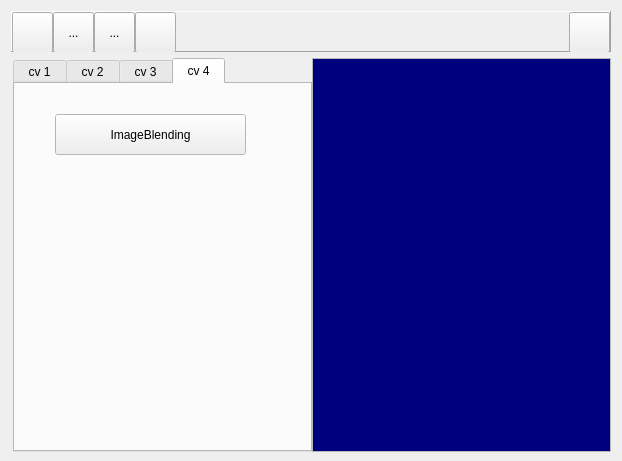
<?xml version="1.0" encoding="UTF-8"?>
<ui version="4.0">
 <class>MainFrame</class>
 <widget class="QDialog" name="MainFrame">
  <property name="geometry">
   <rect>
    <x>0</x>
    <y>0</y>
    <width>622</width>
    <height>461</height>
   </rect>
  </property>
  <property name="sizePolicy">
   <sizepolicy hsizetype="Preferred" vsizetype="Minimum">
    <horstretch>0</horstretch>
    <verstretch>0</verstretch>
   </sizepolicy>
  </property>
  <property name="minimumSize">
   <size>
    <width>0</width>
    <height>461</height>
   </size>
  </property>
  <property name="windowTitle">
   <string>Homeworks</string>
  </property>
  <property name="modal">
   <bool>false</bool>
  </property>
  <layout class="QVBoxLayout" name="verticalLayout">
   <item>
    <widget class="QFrame" name="frame">
     <property name="sizePolicy">
      <sizepolicy hsizetype="Preferred" vsizetype="Fixed">
       <horstretch>0</horstretch>
       <verstretch>0</verstretch>
      </sizepolicy>
     </property>
     <property name="minimumSize">
      <size>
       <width>0</width>
       <height>41</height>
      </size>
     </property>
     <property name="maximumSize">
      <size>
       <width>16777215</width>
       <height>41</height>
      </size>
     </property>
     <property name="frameShape">
      <enum>QFrame::Panel</enum>
     </property>
     <property name="frameShadow">
      <enum>QFrame::Raised</enum>
     </property>
     <layout class="QHBoxLayout" name="horizontalLayout_3">
      <property name="spacing">
       <number>0</number>
      </property>
      <property name="leftMargin">
       <number>0</number>
      </property>
      <property name="topMargin">
       <number>0</number>
      </property>
      <property name="rightMargin">
       <number>0</number>
      </property>
      <property name="bottomMargin">
       <number>0</number>
      </property>
      <item>
       <widget class="QToolButton" name="buttonOpen">
        <property name="enabled">
         <bool>true</bool>
        </property>
        <property name="sizePolicy">
         <sizepolicy hsizetype="Minimum" vsizetype="Minimum">
          <horstretch>0</horstretch>
          <verstretch>0</verstretch>
         </sizepolicy>
        </property>
        <property name="minimumSize">
         <size>
          <width>41</width>
          <height>41</height>
         </size>
        </property>
        <property name="maximumSize">
         <size>
          <width>41</width>
          <height>41</height>
         </size>
        </property>
        <property name="toolTip">
         <string>open an image file</string>
        </property>
        <property name="layoutDirection">
         <enum>Qt::LeftToRight</enum>
        </property>
        <property name="autoFillBackground">
         <bool>false</bool>
        </property>
        <property name="text">
         <string/>
        </property>
        <property name="icon">
         <iconset resource="images/mainframe.qrc">
          <normaloff>:/open.png</normaloff>:/open.png</iconset>
        </property>
        <property name="iconSize">
         <size>
          <width>41</width>
          <height>41</height>
         </size>
        </property>
        <property name="checkable">
         <bool>false</bool>
        </property>
        <property name="autoRepeat">
         <bool>false</bool>
        </property>
        <property name="autoExclusive">
         <bool>false</bool>
        </property>
        <property name="popupMode">
         <enum>QToolButton::DelayedPopup</enum>
        </property>
        <property name="toolButtonStyle">
         <enum>Qt::ToolButtonIconOnly</enum>
        </property>
        <property name="autoRaise">
         <bool>false</bool>
        </property>
       </widget>
      </item>
      <item>
       <widget class="QToolButton" name="toolButton_2">
        <property name="sizePolicy">
         <sizepolicy hsizetype="Minimum" vsizetype="Minimum">
          <horstretch>0</horstretch>
          <verstretch>0</verstretch>
         </sizepolicy>
        </property>
        <property name="minimumSize">
         <size>
          <width>41</width>
          <height>41</height>
         </size>
        </property>
        <property name="maximumSize">
         <size>
          <width>41</width>
          <height>41</height>
         </size>
        </property>
        <property name="text">
         <string>...</string>
        </property>
       </widget>
      </item>
      <item>
       <widget class="QToolButton" name="toolButton_3">
        <property name="sizePolicy">
         <sizepolicy hsizetype="Minimum" vsizetype="Minimum">
          <horstretch>0</horstretch>
          <verstretch>0</verstretch>
         </sizepolicy>
        </property>
        <property name="minimumSize">
         <size>
          <width>41</width>
          <height>41</height>
         </size>
        </property>
        <property name="maximumSize">
         <size>
          <width>41</width>
          <height>41</height>
         </size>
        </property>
        <property name="text">
         <string>...</string>
        </property>
       </widget>
      </item>
      <item>
       <widget class="QToolButton" name="buttonDeleteContents">
        <property name="sizePolicy">
         <sizepolicy hsizetype="Minimum" vsizetype="Minimum">
          <horstretch>0</horstretch>
          <verstretch>0</verstretch>
         </sizepolicy>
        </property>
        <property name="minimumSize">
         <size>
          <width>41</width>
          <height>41</height>
         </size>
        </property>
        <property name="maximumSize">
         <size>
          <width>41</width>
          <height>41</height>
         </size>
        </property>
        <property name="toolTip">
         <string>close all forms</string>
        </property>
        <property name="autoFillBackground">
         <bool>false</bool>
        </property>
        <property name="text">
         <string/>
        </property>
        <property name="icon">
         <iconset resource="images/mainframe.qrc">
          <normaloff>:/1-21.png</normaloff>:/1-21.png</iconset>
        </property>
        <property name="iconSize">
         <size>
          <width>41</width>
          <height>41</height>
         </size>
        </property>
       </widget>
      </item>
      <item>
       <spacer name="horizontalSpacer">
        <property name="orientation">
         <enum>Qt::Horizontal</enum>
        </property>
        <property name="sizeHint" stdset="0">
         <size>
          <width>40</width>
          <height>20</height>
         </size>
        </property>
       </spacer>
      </item>
      <item>
       <widget class="QToolButton" name="buttonShowList">
        <property name="sizePolicy">
         <sizepolicy hsizetype="Minimum" vsizetype="Minimum">
          <horstretch>0</horstretch>
          <verstretch>0</verstretch>
         </sizepolicy>
        </property>
        <property name="minimumSize">
         <size>
          <width>41</width>
          <height>41</height>
         </size>
        </property>
        <property name="maximumSize">
         <size>
          <width>41</width>
          <height>41</height>
         </size>
        </property>
        <property name="toolTip">
         <string>show the list view</string>
        </property>
        <property name="text">
         <string/>
        </property>
        <property name="icon">
         <iconset resource="images/mainframe.qrc">
          <normaloff>:/2-3.png</normaloff>:/2-3.png</iconset>
        </property>
        <property name="iconSize">
         <size>
          <width>82</width>
          <height>41</height>
         </size>
        </property>
       </widget>
      </item>
     </layout>
    </widget>
   </item>
   <item>
    <layout class="QHBoxLayout" name="horizontalLayout">
     <property name="spacing">
      <number>0</number>
     </property>
     <property name="leftMargin">
      <number>2</number>
     </property>
     <item>
      <widget class="QTabWidget" name="tabWidget">
       <property name="sizePolicy">
        <sizepolicy hsizetype="Fixed" vsizetype="Expanding">
         <horstretch>0</horstretch>
         <verstretch>0</verstretch>
        </sizepolicy>
       </property>
       <property name="minimumSize">
        <size>
         <width>299</width>
         <height>394</height>
        </size>
       </property>
       <property name="palette">
        <palette>
         <active>
          <colorrole role="Light">
           <brush brushstyle="SolidPattern">
            <color alpha="255">
             <red>255</red>
             <green>255</green>
             <blue>255</blue>
            </color>
           </brush>
          </colorrole>
          <colorrole role="Base">
           <brush brushstyle="SolidPattern">
            <color alpha="255">
             <red>255</red>
             <green>255</green>
             <blue>255</blue>
            </color>
           </brush>
          </colorrole>
          <colorrole role="Window">
           <brush brushstyle="SolidPattern">
            <color alpha="255">
             <red>255</red>
             <green>255</green>
             <blue>255</blue>
            </color>
           </brush>
          </colorrole>
          <colorrole role="NoRole">
           <brush brushstyle="SolidPattern">
            <color alpha="255">
             <red>255</red>
             <green>85</green>
             <blue>0</blue>
            </color>
           </brush>
          </colorrole>
         </active>
         <inactive>
          <colorrole role="Light">
           <brush brushstyle="SolidPattern">
            <color alpha="255">
             <red>255</red>
             <green>255</green>
             <blue>255</blue>
            </color>
           </brush>
          </colorrole>
          <colorrole role="Base">
           <brush brushstyle="SolidPattern">
            <color alpha="255">
             <red>255</red>
             <green>255</green>
             <blue>255</blue>
            </color>
           </brush>
          </colorrole>
          <colorrole role="Window">
           <brush brushstyle="SolidPattern">
            <color alpha="255">
             <red>255</red>
             <green>255</green>
             <blue>255</blue>
            </color>
           </brush>
          </colorrole>
          <colorrole role="NoRole">
           <brush brushstyle="SolidPattern">
            <color alpha="255">
             <red>255</red>
             <green>85</green>
             <blue>0</blue>
            </color>
           </brush>
          </colorrole>
         </inactive>
         <disabled>
          <colorrole role="Light">
           <brush brushstyle="SolidPattern">
            <color alpha="255">
             <red>255</red>
             <green>255</green>
             <blue>255</blue>
            </color>
           </brush>
          </colorrole>
          <colorrole role="Base">
           <brush brushstyle="SolidPattern">
            <color alpha="255">
             <red>255</red>
             <green>255</green>
             <blue>255</blue>
            </color>
           </brush>
          </colorrole>
          <colorrole role="Window">
           <brush brushstyle="SolidPattern">
            <color alpha="255">
             <red>255</red>
             <green>255</green>
             <blue>255</blue>
            </color>
           </brush>
          </colorrole>
          <colorrole role="NoRole">
           <brush brushstyle="SolidPattern">
            <color alpha="255">
             <red>255</red>
             <green>85</green>
             <blue>0</blue>
            </color>
           </brush>
          </colorrole>
         </disabled>
        </palette>
       </property>
       <property name="cursor">
        <cursorShape>ArrowCursor</cursorShape>
       </property>
       <property name="autoFillBackground">
        <bool>false</bool>
       </property>
       <property name="tabPosition">
        <enum>QTabWidget::North</enum>
       </property>
       <property name="tabShape">
        <enum>QTabWidget::Rounded</enum>
       </property>
       <property name="currentIndex">
        <number>3</number>
       </property>
       <property name="iconSize">
        <size>
         <width>31</width>
         <height>31</height>
        </size>
       </property>
       <property name="elideMode">
        <enum>Qt::ElideMiddle</enum>
       </property>
       <widget class="QWidget" name="tab_2">
        <attribute name="title">
         <string> cv 1 </string>
        </attribute>
        <widget class="QLabel" name="label_5">
         <property name="geometry">
          <rect>
           <x>40</x>
           <y>83</y>
           <width>31</width>
           <height>16</height>
          </rect>
         </property>
         <property name="text">
          <string>Hue</string>
         </property>
        </widget>
        <widget class="QSpinBox" name="spinHue">
         <property name="geometry">
          <rect>
           <x>65</x>
           <y>80</y>
           <width>61</width>
           <height>22</height>
          </rect>
         </property>
         <property name="alignment">
          <set>Qt::AlignCenter</set>
         </property>
         <property name="maximum">
          <number>360</number>
         </property>
         <property name="singleStep">
          <number>20</number>
         </property>
         <property name="value">
          <number>250</number>
         </property>
        </widget>
        <widget class="QLabel" name="label_6">
         <property name="geometry">
          <rect>
           <x>140</x>
           <y>83</y>
           <width>31</width>
           <height>16</height>
          </rect>
         </property>
         <property name="text">
          <string>Sat.</string>
         </property>
        </widget>
        <widget class="QDoubleSpinBox" name="spinSaturation">
         <property name="geometry">
          <rect>
           <x>163</x>
           <y>80</y>
           <width>62</width>
           <height>22</height>
          </rect>
         </property>
         <property name="alignment">
          <set>Qt::AlignCenter</set>
         </property>
         <property name="maximum">
          <double>1.000000000000000</double>
         </property>
         <property name="singleStep">
          <double>0.100000000000000</double>
         </property>
         <property name="value">
          <double>0.300000000000000</double>
         </property>
        </widget>
        <widget class="QPushButton" name="buttonSepiaTone">
         <property name="geometry">
          <rect>
           <x>30</x>
           <y>30</y>
           <width>201</width>
           <height>41</height>
          </rect>
         </property>
         <property name="autoFillBackground">
          <bool>false</bool>
         </property>
         <property name="text">
          <string>Sepia Tone</string>
         </property>
         <property name="iconSize">
          <size>
           <width>41</width>
           <height>41</height>
          </size>
         </property>
         <property name="checkable">
          <bool>false</bool>
         </property>
         <property name="autoRepeat">
          <bool>false</bool>
         </property>
         <property name="autoExclusive">
          <bool>false</bool>
         </property>
         <property name="autoDefault">
          <bool>true</bool>
         </property>
         <property name="flat">
          <bool>false</bool>
         </property>
        </widget>
        <widget class="QPushButton" name="buttonLuminance">
         <property name="geometry">
          <rect>
           <x>40</x>
           <y>140</y>
           <width>181</width>
           <height>41</height>
          </rect>
         </property>
         <property name="text">
          <string>Luminance Contrast</string>
         </property>
        </widget>
        <widget class="QSpinBox" name="spinA">
         <property name="geometry">
          <rect>
           <x>70</x>
           <y>210</y>
           <width>51</width>
           <height>21</height>
          </rect>
         </property>
         <property name="maximum">
          <number>255</number>
         </property>
         <property name="value">
          <number>80</number>
         </property>
        </widget>
        <widget class="QSpinBox" name="spinB">
         <property name="geometry">
          <rect>
           <x>170</x>
           <y>210</y>
           <width>42</width>
           <height>22</height>
          </rect>
         </property>
         <property name="maximum">
          <number>255</number>
         </property>
         <property name="value">
          <number>40</number>
         </property>
        </widget>
        <widget class="QLabel" name="label_7">
         <property name="geometry">
          <rect>
           <x>30</x>
           <y>210</y>
           <width>31</width>
           <height>16</height>
          </rect>
         </property>
         <property name="text">
          <string>A</string>
         </property>
        </widget>
        <widget class="QLabel" name="label_8">
         <property name="geometry">
          <rect>
           <x>130</x>
           <y>210</y>
           <width>31</width>
           <height>16</height>
          </rect>
         </property>
         <property name="text">
          <string>B</string>
         </property>
        </widget>
       </widget>
       <widget class="QWidget" name="tab_3">
        <attribute name="title">
         <string> cv 2 </string>
        </attribute>
        <widget class="QPushButton" name="OtsuLabel">
         <property name="geometry">
          <rect>
           <x>44</x>
           <y>50</y>
           <width>211</width>
           <height>51</height>
          </rect>
         </property>
         <property name="text">
          <string>Otsu and Label</string>
         </property>
        </widget>
        <widget class="QPushButton" name="GaussianFilter">
         <property name="geometry">
          <rect>
           <x>50</x>
           <y>160</y>
           <width>211</width>
           <height>50</height>
          </rect>
         </property>
         <property name="text">
          <string>Gaussan Smoothing</string>
         </property>
        </widget>
        <widget class="QDoubleSpinBox" name="SpinSigma">
         <property name="geometry">
          <rect>
           <x>150</x>
           <y>120</y>
           <width>64</width>
           <height>22</height>
          </rect>
         </property>
         <property name="maximum">
          <double>2.000000000000000</double>
         </property>
         <property name="singleStep">
          <double>0.100000000000000</double>
         </property>
        </widget>
        <widget class="QPushButton" name="BoxFilter">
         <property name="geometry">
          <rect>
           <x>50</x>
           <y>220</y>
           <width>211</width>
           <height>41</height>
          </rect>
         </property>
         <property name="text">
          <string>Box Filtering</string>
         </property>
        </widget>
        <widget class="QPushButton" name="MedianFilter">
         <property name="geometry">
          <rect>
           <x>50</x>
           <y>270</y>
           <width>211</width>
           <height>40</height>
          </rect>
         </property>
         <property name="text">
          <string>Median Filtering</string>
         </property>
        </widget>
        <widget class="QLabel" name="label">
         <property name="geometry">
          <rect>
           <x>90</x>
           <y>120</y>
           <width>50</width>
           <height>20</height>
          </rect>
         </property>
         <property name="text">
          <string>Sigma</string>
         </property>
        </widget>
       </widget>
       <widget class="QWidget" name="tab_4">
        <attribute name="title">
         <string> cv 3 </string>
        </attribute>
        <widget class="QPushButton" name="HarrisCorner">
         <property name="geometry">
          <rect>
           <x>30</x>
           <y>30</y>
           <width>221</width>
           <height>31</height>
          </rect>
         </property>
         <property name="text">
          <string>HarrisCorner</string>
         </property>
        </widget>
        <widget class="QPushButton" name="Hough">
         <property name="geometry">
          <rect>
           <x>30</x>
           <y>100</y>
           <width>221</width>
           <height>41</height>
          </rect>
         </property>
         <property name="text">
          <string>Hough</string>
         </property>
        </widget>
        <widget class="QPushButton" name="Otical_BTN">
         <property name="geometry">
          <rect>
           <x>30</x>
           <y>170</y>
           <width>221</width>
           <height>41</height>
          </rect>
         </property>
         <property name="text">
          <string>Optical flow</string>
         </property>
        </widget>
        <widget class="QPushButton" name="NEXT_BTN">
         <property name="geometry">
          <rect>
           <x>100</x>
           <y>230</y>
           <width>80</width>
           <height>20</height>
          </rect>
         </property>
         <property name="text">
          <string>-&gt;</string>
         </property>
        </widget>
       </widget>
       <widget class="QWidget" name="tab">
        <attribute name="title">
         <string> cv 4 </string>
        </attribute>
        <widget class="QPushButton" name="Btn_ImgBlending">
         <property name="geometry">
          <rect>
           <x>40</x>
           <y>30</y>
           <width>191</width>
           <height>41</height>
          </rect>
         </property>
         <property name="text">
          <string>ImageBlending</string>
         </property>
        </widget>
       </widget>
      </widget>
     </item>
     <item>
      <widget class="QListWidget" name="listWidget">
       <property name="sizePolicy">
        <sizepolicy hsizetype="Ignored" vsizetype="Minimum">
         <horstretch>0</horstretch>
         <verstretch>0</verstretch>
        </sizepolicy>
       </property>
       <property name="minimumSize">
        <size>
         <width>0</width>
         <height>394</height>
        </size>
       </property>
       <property name="palette">
        <palette>
         <active>
          <colorrole role="WindowText">
           <brush brushstyle="SolidPattern">
            <color alpha="255">
             <red>255</red>
             <green>255</green>
             <blue>0</blue>
            </color>
           </brush>
          </colorrole>
          <colorrole role="Text">
           <brush brushstyle="SolidPattern">
            <color alpha="255">
             <red>255</red>
             <green>255</green>
             <blue>255</blue>
            </color>
           </brush>
          </colorrole>
          <colorrole role="Base">
           <brush brushstyle="SolidPattern">
            <color alpha="255">
             <red>0</red>
             <green>0</green>
             <blue>127</blue>
            </color>
           </brush>
          </colorrole>
         </active>
         <inactive>
          <colorrole role="WindowText">
           <brush brushstyle="SolidPattern">
            <color alpha="255">
             <red>255</red>
             <green>255</green>
             <blue>0</blue>
            </color>
           </brush>
          </colorrole>
          <colorrole role="Text">
           <brush brushstyle="SolidPattern">
            <color alpha="255">
             <red>255</red>
             <green>255</green>
             <blue>255</blue>
            </color>
           </brush>
          </colorrole>
          <colorrole role="Base">
           <brush brushstyle="SolidPattern">
            <color alpha="255">
             <red>0</red>
             <green>0</green>
             <blue>127</blue>
            </color>
           </brush>
          </colorrole>
         </inactive>
         <disabled>
          <colorrole role="WindowText">
           <brush brushstyle="SolidPattern">
            <color alpha="255">
             <red>120</red>
             <green>120</green>
             <blue>120</blue>
            </color>
           </brush>
          </colorrole>
          <colorrole role="Text">
           <brush brushstyle="SolidPattern">
            <color alpha="255">
             <red>120</red>
             <green>120</green>
             <blue>120</blue>
            </color>
           </brush>
          </colorrole>
          <colorrole role="Base">
           <brush brushstyle="SolidPattern">
            <color alpha="255">
             <red>240</red>
             <green>240</green>
             <blue>240</blue>
            </color>
           </brush>
          </colorrole>
         </disabled>
        </palette>
       </property>
       <property name="font">
        <font>
         <family>Times New Roman</family>
         <pointsize>10</pointsize>
        </font>
       </property>
      </widget>
     </item>
    </layout>
   </item>
  </layout>
 </widget>
 <layoutdefault spacing="6" margin="11"/>
 <resources>
  <include location="images/mainframe.qrc"/>
 </resources>
 <connections/>
</ui>
